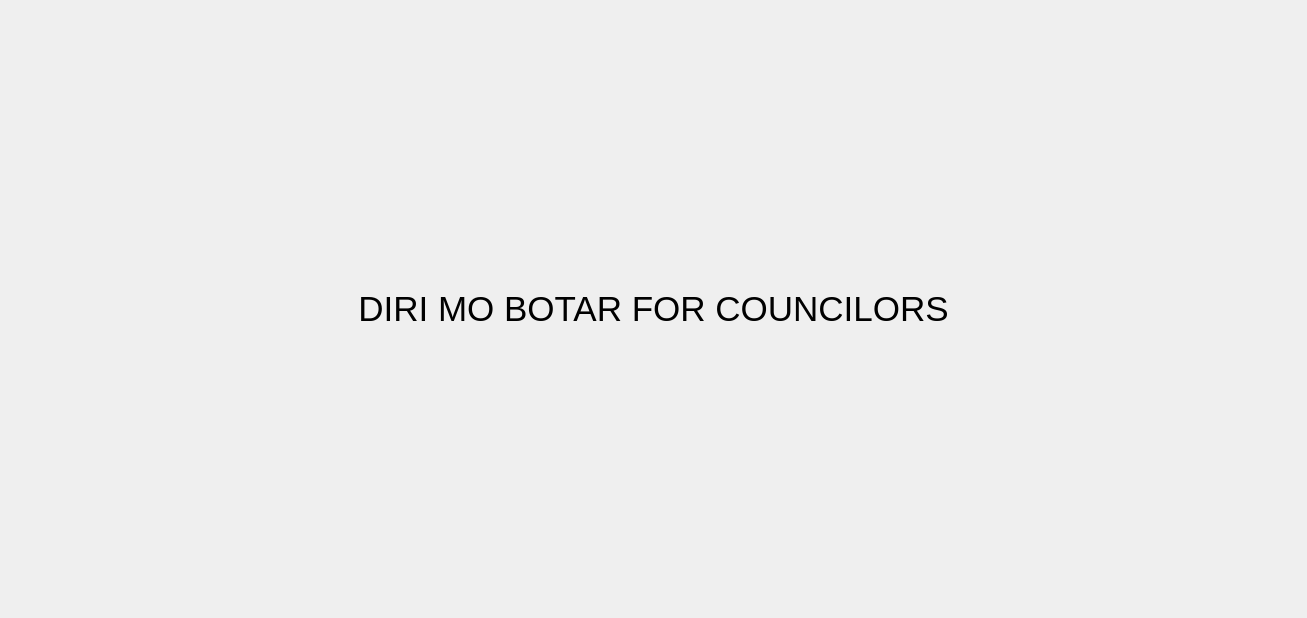
<?xml version="1.0" encoding="UTF-8"?>
<ui version="4.0">
 <class>councilor</class>
 <widget class="QMainWindow" name="councilor">
  <property name="geometry">
   <rect>
    <x>0</x>
    <y>0</y>
    <width>1307</width>
    <height>618</height>
   </rect>
  </property>
  <property name="windowTitle">
   <string>BARANGAY COUNCILOR</string>
  </property>
  <property name="windowIcon">
   <iconset resource="../icons.qrc">
    <normaloff>:/icons/buttons/icons/voting-box.png</normaloff>:/icons/buttons/icons/voting-box.png</iconset>
  </property>
  <widget class="QWidget" name="centralwidget">
   <layout class="QGridLayout" name="gridLayout">
    <item row="0" column="0">
     <widget class="QLabel" name="label">
      <property name="styleSheet">
       <string notr="true">font-size: 35px;
color: black;</string>
      </property>
      <property name="text">
       <string>DIRI MO BOTAR FOR COUNCILORS</string>
      </property>
      <property name="alignment">
       <set>Qt::AlignmentFlag::AlignCenter</set>
      </property>
     </widget>
    </item>
   </layout>
  </widget>
 </widget>
 <resources>
  <include location="../icons.qrc"/>
 </resources>
 <connections/>
</ui>
